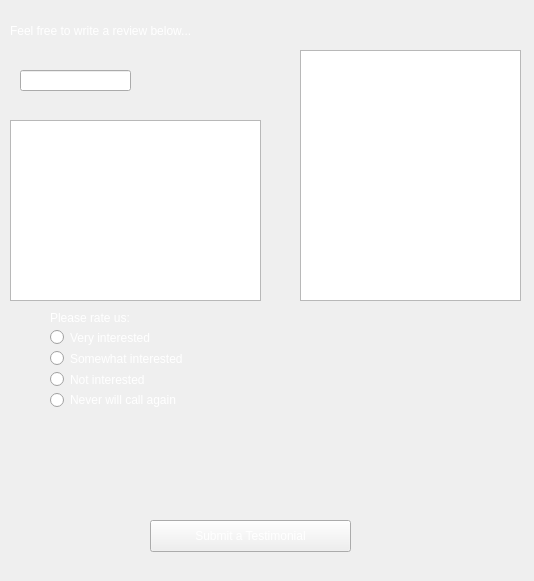
<?xml version="1.0" encoding="UTF-8"?>
<ui version="4.0">
 <class>Testimonial</class>
 <widget class="QWidget" name="Testimonial">
  <property name="enabled">
   <bool>true</bool>
  </property>
  <property name="geometry">
   <rect>
    <x>0</x>
    <y>0</y>
    <width>534</width>
    <height>581</height>
   </rect>
  </property>
  <property name="windowTitle">
   <string>Form</string>
  </property>
  <property name="autoFillBackground">
   <bool>false</bool>
  </property>
  <property name="styleSheet">
   <string notr="true">background-image: url(:/Resources/night.jpg);</string>
  </property>
  <widget class="QPushButton" name="write">
   <property name="geometry">
    <rect>
     <x>150</x>
     <y>520</y>
     <width>201</width>
     <height>32</height>
    </rect>
   </property>
   <property name="styleSheet">
    <string notr="true">border-color: rgb(255, 255, 255);
font: 15pt &quot;American Typewriter&quot;;
color: white;</string>
   </property>
   <property name="text">
    <string>Submit a Testimonial</string>
   </property>
  </widget>
  <widget class="QTextEdit" name="custTest">
   <property name="geometry">
    <rect>
     <x>300</x>
     <y>50</y>
     <width>221</width>
     <height>251</height>
    </rect>
   </property>
   <property name="styleSheet">
    <string notr="true">font: 16pt &quot;American Typewriter&quot;;
color: white;</string>
   </property>
  </widget>
  <widget class="QTextEdit" name="submitForm">
   <property name="geometry">
    <rect>
     <x>10</x>
     <y>120</y>
     <width>251</width>
     <height>181</height>
    </rect>
   </property>
   <property name="styleSheet">
    <string notr="true">font: 16pt &quot;American Typewriter&quot;;
color: white;</string>
   </property>
  </widget>
  <widget class="QLabel" name="label">
   <property name="geometry">
    <rect>
     <x>10</x>
     <y>10</y>
     <width>361</width>
     <height>41</height>
    </rect>
   </property>
   <property name="styleSheet">
    <string notr="true">font: italic 14pt &quot;Zapfino&quot;;
color: white;</string>
   </property>
   <property name="text">
    <string>Feel free to write a review below...</string>
   </property>
  </widget>
  <widget class="QLineEdit" name="nameLine">
   <property name="geometry">
    <rect>
     <x>20</x>
     <y>70</y>
     <width>111</width>
     <height>21</height>
    </rect>
   </property>
   <property name="styleSheet">
    <string notr="true">font: 13pt &quot;American Typewriter&quot;;
color: white;</string>
   </property>
   <property name="text">
    <string/>
   </property>
   <property name="placeholderText">
    <string>Enter Name:</string>
   </property>
  </widget>
  <widget class="QLabel" name="label_2">
   <property name="geometry">
    <rect>
     <x>50</x>
     <y>310</y>
     <width>111</width>
     <height>16</height>
    </rect>
   </property>
   <property name="styleSheet">
    <string notr="true">color:
rgb(255, 255, 255)</string>
   </property>
   <property name="text">
    <string>Please rate us: </string>
   </property>
  </widget>
  <widget class="QWidget" name="">
   <property name="geometry">
    <rect>
     <x>50</x>
     <y>330</y>
     <width>158</width>
     <height>77</height>
    </rect>
   </property>
   <layout class="QVBoxLayout" name="verticalLayout">
    <item>
     <widget class="QRadioButton" name="veryInterested">
      <property name="styleSheet">
       <string notr="true">color: rgb(255, 255, 255)</string>
      </property>
      <property name="text">
       <string>Very interested</string>
      </property>
     </widget>
    </item>
    <item>
     <widget class="QRadioButton" name="somewhatInterested">
      <property name="styleSheet">
       <string notr="true">color: rgb(255, 255, 255)</string>
      </property>
      <property name="text">
       <string>Somewhat interested</string>
      </property>
     </widget>
    </item>
    <item>
     <widget class="QRadioButton" name="notInterested">
      <property name="styleSheet">
       <string notr="true">color: rgb(255, 255, 255)</string>
      </property>
      <property name="text">
       <string>Not interested</string>
      </property>
     </widget>
    </item>
    <item>
     <widget class="QRadioButton" name="neverCallAgain">
      <property name="styleSheet">
       <string notr="true">color: rgb(255, 255, 255)</string>
      </property>
      <property name="text">
       <string>Never will call again</string>
      </property>
     </widget>
    </item>
   </layout>
  </widget>
 </widget>
 <resources/>
 <connections/>
</ui>
